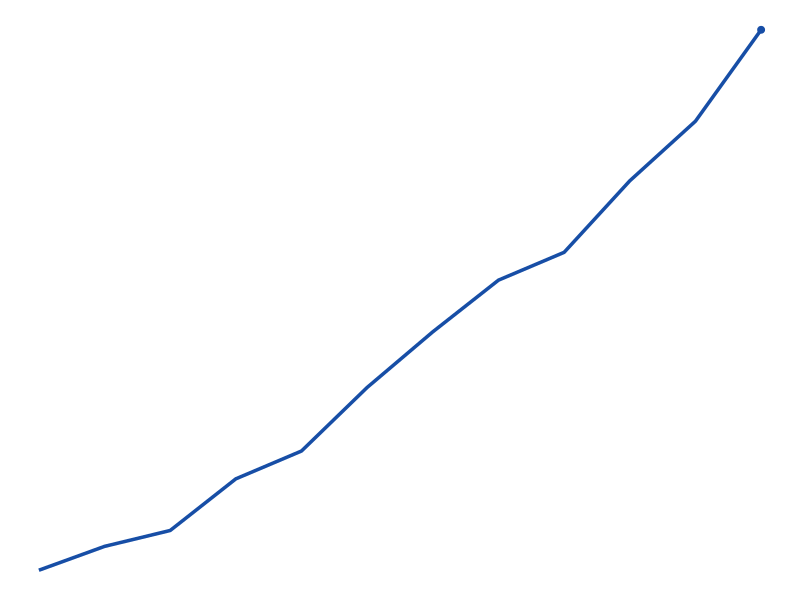
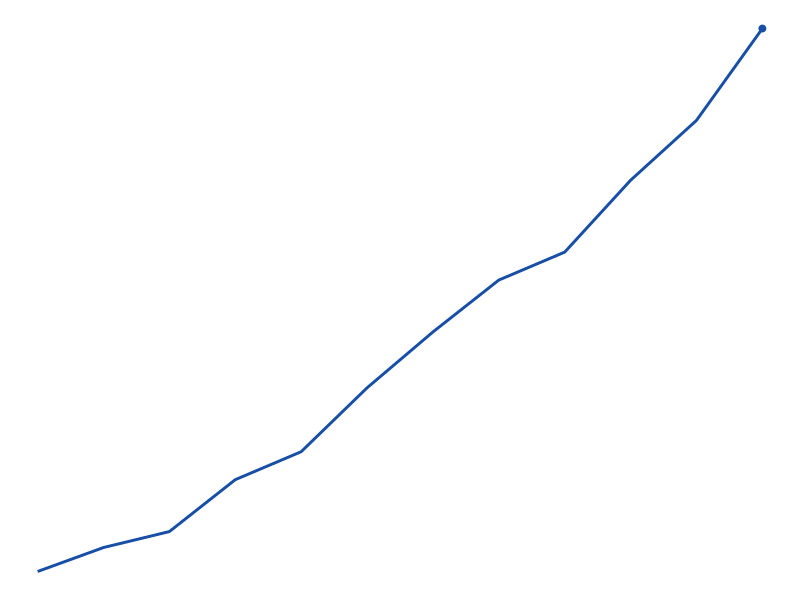

Generate these figures, in order, with R:
## ---- chunk 1
#| echo: false
#| eval: true

sparkline <- function(data, x, y, color = "#174EA6") {

  ggplot(data, aes(x = {{ x }}, y = {{ y }})) +
    geom_line(color = color, linewidth = 1) +
    geom_point(
      data = ~ dplyr::slice_max(
        .x, {{ x }}, n = 1, with_ties = FALSE
      ),
      color = color,
      size = 2
    ) +
    theme_void() +
    theme(
      plot.margin = margin(1, 1, 1, 1)
    )
}
## ---- chunk 2
#| echo: false
#| fig-width: 3
#| fig-height: 0.6
#| out-width: "45%"
library(tidyverse)

admissions <- tibble(  month = 1:12,  applications = c(    120, 180, 220, 350, 420, 580,
    720, 850, 920, 1100, 1250, 1480  )
)
p <- admissions %>%  ggplot(aes(x = month, y = applications)) +  geom_line(    color = "#174EA6",    linewidth = 1.2
  ) +  geom_point(    data = ~ slice_max(.x, month, n = 1),    color = "#174EA6",    size = 2
  ) +  theme_void() +  theme(    plot.margin = margin(2, 2, 2, 2)  )

p

sparkline(admissions, month, applications)
